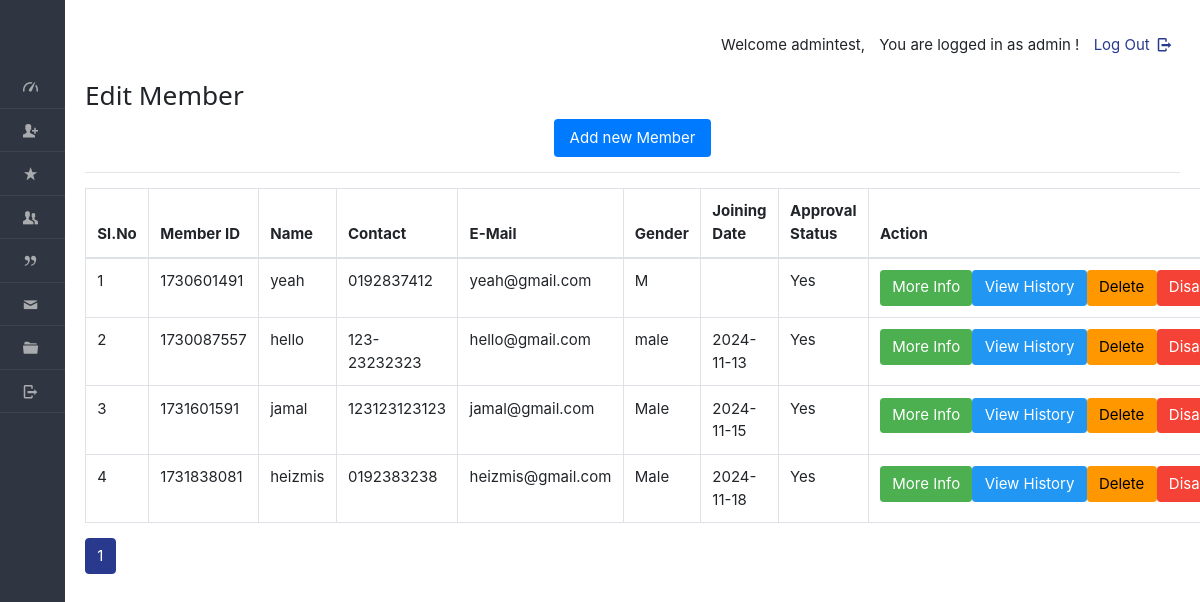
Before: /dashboard/admin/view_mem.php (signed in) with the older database file.
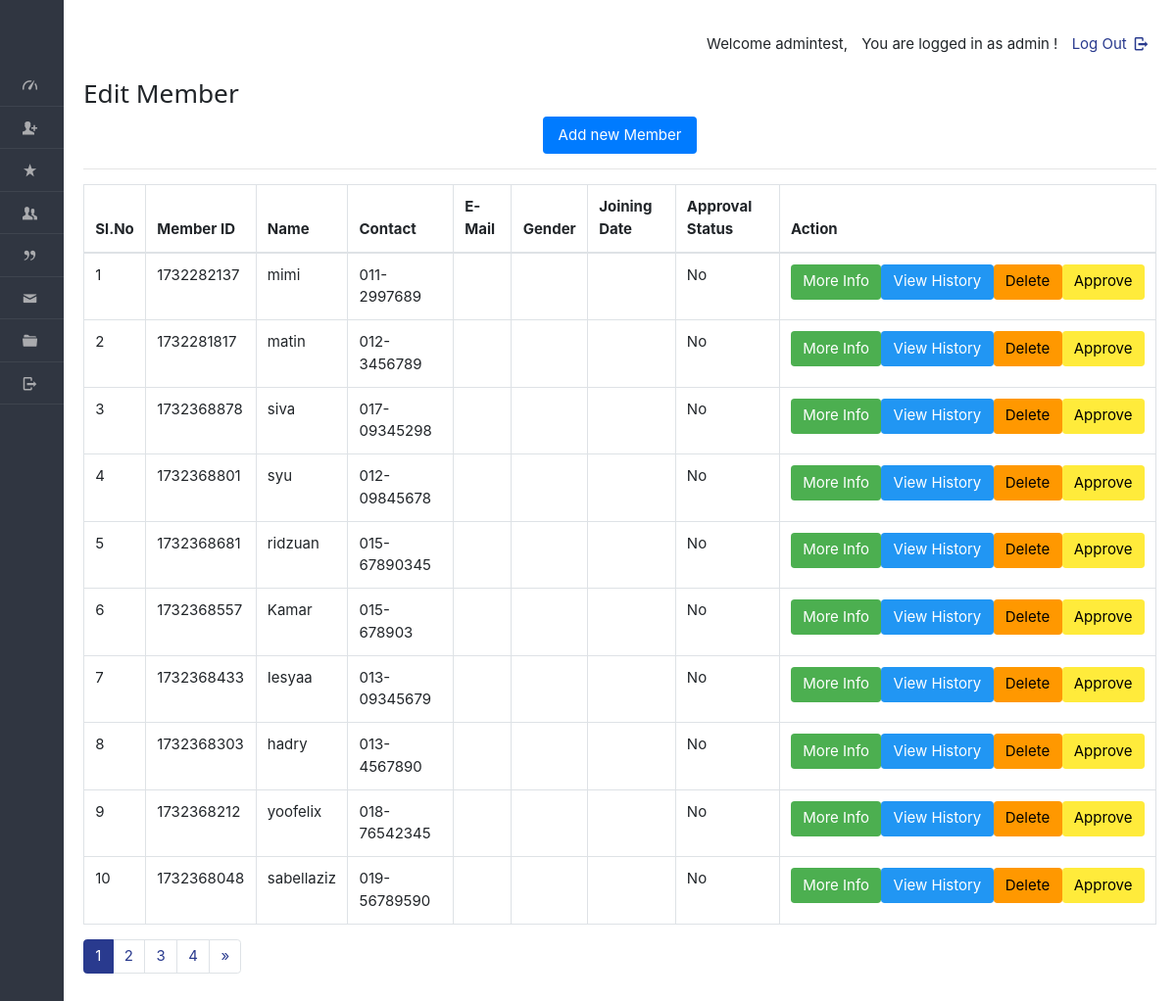
After: the same page with the newer database file.
### tables this page shows
CREATE TABLE IF NOT EXISTS `users` (
  `userid` varchar(20) NOT NULL,
  `pass_key` varchar(100) NOT NULL,
  `imageid` varchar(200) DEFAULT NULL,
  `username` varchar(40) DEFAULT NULL,
  `fullName` varchar(100) DEFAULT NULL,
  `gender` varchar(8) DEFAULT NULL,
  `mobile` varchar(20) DEFAULT NULL,
  `email` varchar(200) DEFAULT NULL,
  `dob` varchar(40) DEFAULT NULL,
  `joining_date` varchar(40) DEFAULT NULL,
  `hasApproved` varchar(10) DEFAULT NULL,
  `matrixNumber` varchar(255) DEFAULT NULL,
  `courseName` varchar(255) DEFAULT NULL,
  `no_ic` varchar(50) DEFAULT NULL,
  PRIMARY KEY (`userid`)
);

### dashboard/admin/view_mem.php (the view, shortened to what the changed rows need)
<!DOCTYPE html>
<html lang="en">
<head>
    <link rel="stylesheet" href="../../css/style.css"  id="style-resource-5">
    <link rel="stylesheet" href="../../css/dashMain.css">
    <link rel="stylesheet" type="text/css" href="../../css/entypo.css">
	<link href="a1style.css" rel="stylesheet" type="text/css">
	<link rel="stylesheet" href="../../css/bootstrap.min.css">
	<link rel="stylesheet" href="../../css/dashboard/sidebar.css">
</head>
    <body class="page-body  page-fade" onload="collapseSidebar()">
    	<div class="page-container sidebar-collapsed" id="navbarcollapse">
    		<?php include('nav.php'); ?>
    		<div class="main-content">
<table class="table table-bordered datatable" id="table-1">
    <thead>
        <tr>
            <th>Sl.No</th>
            <th>Member ID</th>
            <th>Name</th>
            <th>Contact</th>
            <th>E-Mail</th>
            <th>Gender</th>
            <th>Joining Date</th>
            <th>Approval Status</th>
            <th>Action</th>
        </tr>
    </thead>
    <tbody>
<?php
$limit = 10;
$page = isset($_GET['page']) ? (int)$_GET['page'] : 1;
$offset = ($page - 1) * $limit;
$query  = "SELECT DISTINCT u.userid, u.username, u.mobile, u.email, u.gender, u.joining_date, u.hasApproved, u.dob
           FROM users u
           LEFT JOIN enrolls_to e ON u.userid = e.userid
           ORDER BY u.joining_date
           LIMIT ? OFFSET ?";
$stmt = mysqli_prepare($con, $query);
mysqli_stmt_bind_param($stmt, 'ii', $limit, $offset);
mysqli_stmt_execute($stmt);
$result = mysqli_stmt_get_result($stmt);
$sno = $offset + 1;
if (mysqli_num_rows($result) != 0) {
    while ($row = mysqli_fetch_array($result, MYSQLI_ASSOC)) {
        $uid = $row['userid'];
echo "<tr><td>".$sno."</td>";
echo "<td>" . htmlspecialchars($row['userid'] ?? '') . "</td>";
echo "<td>" . htmlspecialchars($row['username'] ?? '') . "</td>";
echo "<td>" . htmlspecialchars($row['mobile'] ?? '') . "</td>";
echo "<td>" . htmlspecialchars($row['email'] ?? '') . "</td>";
echo "<td>" . htmlspecialchars($row['gender'] ?? '') . "</td>";
echo "<td>" . htmlspecialchars($row['joining_date'] ?? '') ."</td>";
echo "<td>" . htmlspecialchars($row['hasApproved'] ?? '') . "</td>";
        echo "<td>
        <div class='btn-group' role='group'>
		<form action='viewall_detail.php' method='post'>
                        <input type='hidden' name='name' value='" . htmlspecialchars($uid) . "'/>
                        <input type='submit' class='a1-btn a1-green btn' value='More Info'/>
                    </form>
            <form action='read_member.php' method='post' style='display:inline-block;'>
                <input type='hidden' name='name' value='" . htmlspecialchars($uid) . "'/>
                <input type='submit' class='a1-btn a1-blue btn' value='View History'/>
            </form>
            <form action='del_member.php' method='post' onsubmit='return ConfirmDelete()' style='display:inline-block;'>
                <input type='hidden' name='name' value='" . htmlspecialchars($uid) . "'/>
                <input type='submit' class='a1-btn a1-orange btn' value='Delete'/>
            </form>";
        if ($row['hasApproved'] == 'Not Yet' || $row['hasApproved'] == 'No') {
            echo "<form action='approve_member.php' method='post' style='display:inline-block;'>
                <input type='hidden' name='userid' value='" . htmlspecialchars($uid) . "'/>
                <input type='submit' class='a1-btn a1-yellow btn' value='Approve'/>
            </form>";
        }
        if ($row['hasApproved'] == 'Yes') {
            echo "<form action='disapprove_member.php' method='post' style='display:inline-block;'>
                <input type='hidden' name='userid' value='" . htmlspecialchars($uid) . "'/>
                <input type='submit' class='a1-btn a1-red btn' value='Disapprove'/>
            </form>";
        }
        echo "</div></td></tr>";
        $sno++;
    }
} else {
    echo "<tr><td colspan='9'>No records found</td></tr>";
}
?>
    </tbody>
</table>
<?php
$total_query = "SELECT COUNT(*) as total FROM users";
$total_result = mysqli_query($con, $total_query);
$total_members = mysqli_fetch_assoc($total_result)['total'];
$total_pages = ceil($total_members / $limit);
?>
<nav aria-label="Page navigation">
  <ul class="pagination">
    <?php for($i = 1; $i <= $total_pages; $i++): ?>
      <li class="page-item <?php if($i == $page) echo 'active'; ?>">
        <a class="page-link" href="?page=<?php echo $i; ?>"><?php echo $i; ?></a>
      </li>
    <?php endfor; ?>
    <?php if($page < $total_pages): ?>
      <li class="page-item">
        <a class="page-link" href="?page=<?php echo $page + 1; ?>" aria-label="Next">
          <span aria-hidden="true">&raquo;</span>
        </a>
      </li>
    <?php endif; ?>
  </ul>
</nav>
    	</div>
    </body>
</html>

Changed rows visible on the page:
no longer on this page (row unchanged): users: userid "1730601491", username "yeah", mobile "0192837412", email "yeah@gmail.com", gender "M", hasApproved "Yes"
no longer on this page (row unchanged): users: userid "1730087557", username "hello", mobile "123-23232323", email "hello@gmail.com", gender "male", joining_date "2024-11-13", hasApproved "Yes"
no longer on this page (row unchanged): users: userid "1731601591", username "jamal", mobile "123123123123", email "jamal@gmail.com", gender "Male", joining_date "2024-11-15", hasApproved "Yes"
no longer on this page (row unchanged): users: userid "1731838081", username "heizmis", mobile "0192383238", email "heizmis@gmail.com", gender "Male", joining_date "2024-11-18", hasApproved "Yes"
added users: userid "1732282137", username "mimi", mobile "011-2997689", hasApproved "No"
added users: userid "1732281817", username "matin", mobile "012-3456789", hasApproved "No"
added users: userid "1732368878", username "siva", mobile "017-09345298", hasApproved "No"
added users: userid "1732368801", username "syu", mobile "012-09845678", hasApproved "No"
added users: userid "1732368681", username "ridzuan", mobile "015-67890345", hasApproved "No"
added users: userid "1732368557", username "Kamar", mobile "015-678903", hasApproved "No"
added users: userid "1732368433", username "Iesyaa", mobile "013-09345679", hasApproved "No"
added users: userid "1732368303", username "hadry", mobile "013-4567890", hasApproved "No"
added users: userid "1732368212", username "yoofelix", mobile "018-76542345", hasApproved "No"
added users: userid "1732368048", username "sabellaziz", mobile "019-56789590", hasApproved "No"
Other visible differences:
new list line: "2"
new list line: "3"
new list line: "4"
